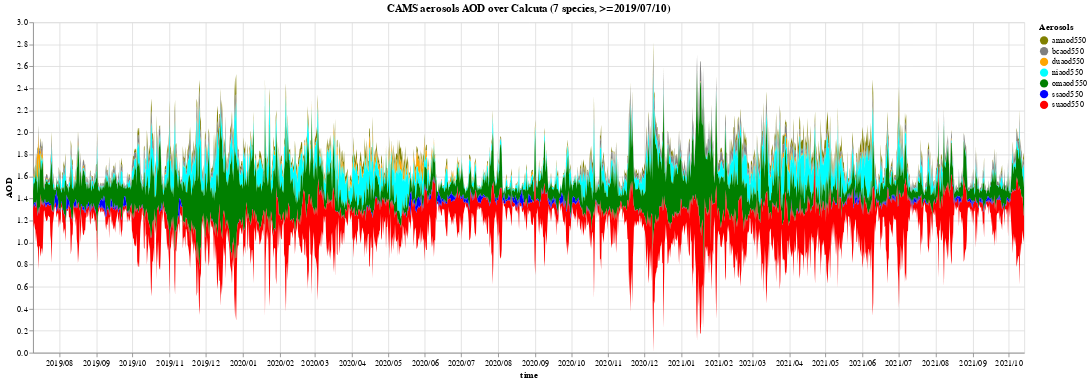

Notebook cell for this chart:
### Code cell
# Streamchart stack plot

alt.Chart(df_calcuta_7).transform_fold(
    ['amaod550',
     'duaod550',
     'niaod550',
     'omaod550',
     'bcaod550',
     'suaod550',
     'ssaod550'],
    as_ = ['Aerosols', 'AOD']
).mark_area().encode(
    alt.X('time:T', axis=alt.Axis(format='%Y/%m')),
    alt.Y('AOD:Q', stack='center'),
    alt.Color('Aerosols:N', scale=alt.Scale(domain=domain7, range=range7_, nice={'interval': 'month', 'step': 1}))
    #alt.Color('Aerosols:N')
).properties(
    width=1200,
    height=400,
    title='CAMS aerosols AOD over Calcuta (7 species, >=2019/07/10)'
).interactive()

### Figure 1 — Vega-Lite specification as saved in the notebook (floating-point values rounded to 4 significant figures; data arrays with more than 128 entries replaced by an {"elided": "..."} marker saying what was removed)
{"config": {"view": {"continuousWidth": 400, "continuousHeight": 300}}, "data": {"name": "data-c7c9b8632c086a1698ef27d3aa2f2365"}, "mark": "area", "encoding": {"color": {"type": "nominal", "field": "Aerosols", "scale": {"domain": ["amaod550", "bcaod550", "duaod550", "niaod550", "omaod550", "ssaod550", "suaod550"], "nice": {"interval": "month", "step": 1}, "range": ["olive", "grey", "orange", "cyan", "green", "blue", "red"]}}, "x": {"type": "temporal", "axis": {"format": "%Y/%m"}, "field": "time"}, "y": {"type": "quantitative", "field": "AOD", "stack": "center"}}, "height": 400, "selection": {"selector005": {"type": "interval", "bind": "scales", "encodings": ["x", "y"]}}, "title": "CAMS aerosols AOD over Calcuta (7 species, >=2019/07/10)", "transform": [{"fold": ["amaod550", "duaod550", "niaod550", "omaod550", "bcaod550", "suaod550", "ssaod550"], "as": ["Aerosols", "AOD"]}], "width": 1200, "$schema": "https://vega.github.io/schema/vega-lite/v4.8.1.json", "datasets": {"data-c7c9b8632c086a1698ef27d3aa2f2365": {"elided": "1655 records"}}}
